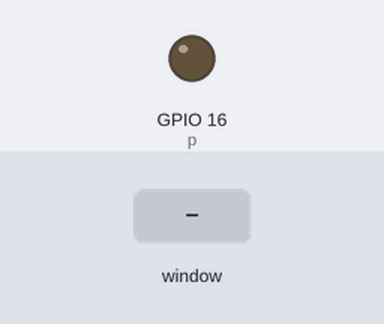
Recording of a program running on a simulated Raspberry Pi (BCM pin numbers). Parts: output pins drawn as LEDs (lit = HIGH). Inputs (shaded band) come from the test bench. The desktop window is not drawn, its controls go by their first labels and the mouse button is held 0.15 s; what the program prints to the terminal is not drawn.

Above: at 1.2 s.
1.3 s: control labelled "Play" in the window clicked
At 2.6 s:
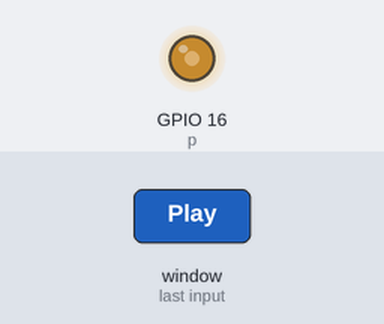
Timing chart, 0 to 5.8 s (numbered marks = the images above; inputs shaded):
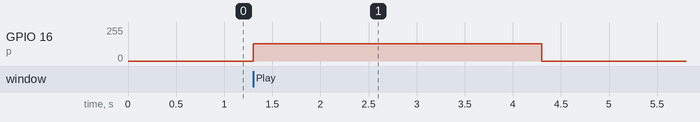

The program:

buzzer_DoReMi.py
```python
#!/usr/local/bin/python
from tkinter import *
import time
import RPi.GPIO as GPIO
#from gpiozero import Button

class App:
    def __init__(self,w):
        self.window = w
        GPIO.setmode(GPIO.BCM)
        GPIO.setup(16, GPIO.OUT)
        self.p = GPIO.PWM(16, 50)
        self.createGUI()

    def createGUI(self):
        print("開始建立視窗外觀")
        btnOn = Button(self.window,
                       text = "Play",
                       padx = 50,
                       pady = 20,
                       font = ("Helvetica",20,"bold italic"),
                       background = "#00ff00",
                       command = self.doReMi
                       )
        btnOn.pack()

    def doReMi(self):
        self.p.start(50)
        print("Do")
        self.p.ChangeFrequency(523)
        time.sleep(1)

        print("Re")
        self.p.ChangeFrequency(587)
        time.sleep(1)

        print("Mi")
        self.p.ChangeFrequency(659)
        time.sleep(1)
        self.p.stop()


def on_closing():
    print("視窗關閉被偵測到")
    #self.p.stop()
    GPIO.cleanup()
    sys.exit(0)

if __name__ == '__main__':
    root = Tk()
    root.title("DoReMi")
    root.geometry("700x400")
    root.protocol("WM_DELETE_WINDOW",on_closing)
    display = App(root)
    root.mainloop()
```

Measured:
- after the input at 1.3 s, GPIO 16 (p): 0/255 → 128/255 at once, → 0/255 3.0 s later
